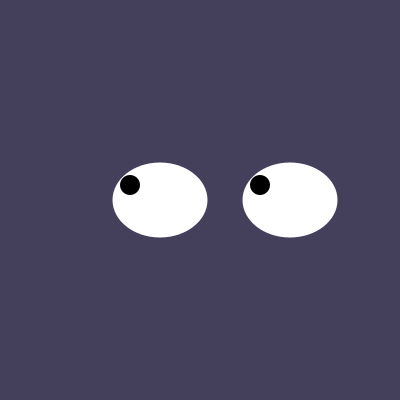
Frame 1 (no input)
Frame 60 (the mouse pressed at the canvas centre just before this capture): identical to frame 1, image omitted
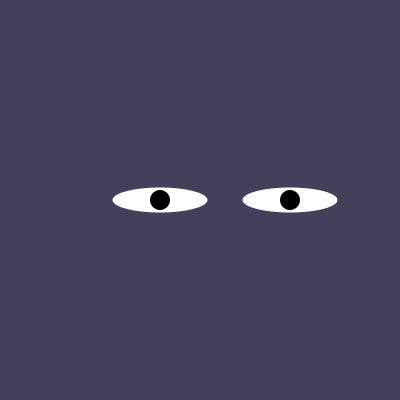
Frame 120 (the mouse held since frame 60 and released just before this capture)

The Processing sketch that drew these frames (run headless with seeded random() and noise(); from frame 60 on, the mouse is pressed at the canvas centre):

// Processing sketch: processing_86726
// ── processing_86726.pde

/*alexandra merski amerski@andrew.cmu.edu 
copyright alexandra merski 2013*/ 
 
  float pupila = map(mouseX, 0, width, 145, 140);
  float pupilb = map(mouseY, 0, height, 200, 240);
  float pupilc = map(mouseX, 0, width, 375, 200);
 
void setup() {
  size(400, 400);
  noStroke();
  smooth();
}
 
void draw() 
{
   if (mousePressed){ 
     background(68,63,90);
     fill (255);
       ellipse(160, 200, 95, 25); //left eye
       ellipse(290, 200, 95, 25); //right eye
     fill(0);
      ellipse(160, 200, 20, 20); //left pupil
      ellipse(290, 200, 20, 20); //right pupil
   }
   
   else {
  noStroke ( );
  background(68,63,90);
  fill(255);
  ellipse(160, 200, 95, 75); //left eye
  ellipse(290, 200, 95, 75); //right eye
  fill(0);
  float pupila = map(mouseX, 0, width , 130, 185);
  float pupilb = map(mouseY, 0, height, 185, 215);
  float pupilc = map(mouseX, 0, width , 260, 310);
  ellipse(pupila, pupilb, 20, 20); //left pupil
  ellipse(pupilc, pupilb, 20, 20); //right pupil
  
  }
}
